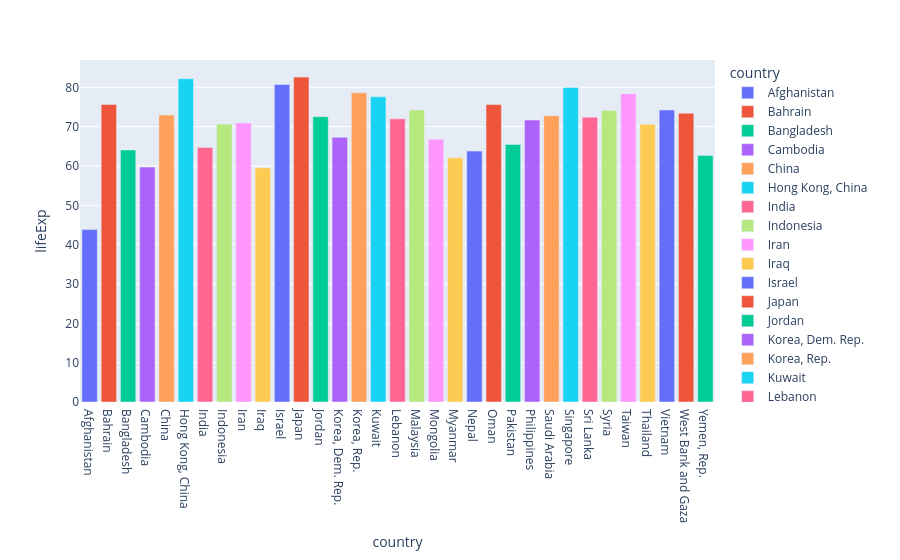

Here is the notebook cell this chart was saved with:
### Code cell
fig  = px.bar(df_f, x='country', y='lifeExp', color = 'country')
fig

### Figure 1 — Plotly figure (JSON) as saved in the notebook; plotly's stock layout.template omitted (floating-point values rounded to 4 significant figures)
{"data": [{"hovertemplate": "country=%{x}<br>lifeExp=%{y}<extra></extra>", "legendgroup": "Afghanistan", "marker": {"color": "#636efa", "pattern": {"shape": ""}}, "name": "Afghanistan", "orientation": "v", "showlegend": true, "textposition": "auto", "type": "bar", "x": ["Afghanistan"], "xaxis": "x", "y": [43.83], "yaxis": "y"}, {"hovertemplate": "country=%{x}<br>lifeExp=%{y}<extra></extra>", "legendgroup": "Bahrain", "marker": {"color": "#EF553B", "pattern": {"shape": ""}}, "name": "Bahrain", "orientation": "v", "showlegend": true, "textposition": "auto", "type": "bar", "x": ["Bahrain"], "xaxis": "x", "y": [75.64], "yaxis": "y"}, {"hovertemplate": "country=%{x}<br>lifeExp=%{y}<extra></extra>", "legendgroup": "Bangladesh", "marker": {"color": "#00cc96", "pattern": {"shape": ""}}, "name": "Bangladesh", "orientation": "v", "showlegend": true, "textposition": "auto", "type": "bar", "x": ["Bangladesh"], "xaxis": "x", "y": [64.06], "yaxis": "y"}, {"hovertemplate": "country=%{x}<br>lifeExp=%{y}<extra></extra>", "legendgroup": "Cambodia", "marker": {"color": "#ab63fa", "pattern": {"shape": ""}}, "name": "Cambodia", "orientation": "v", "showlegend": true, "textposition": "auto", "type": "bar", "x": ["Cambodia"], "xaxis": "x", "y": [59.72], "yaxis": "y"}, {"hovertemplate": "country=%{x}<br>lifeExp=%{y}<extra></extra>", "legendgroup": "China", "marker": {"color": "#FFA15A", "pattern": {"shape": ""}}, "name": "China", "orientation": "v", "showlegend": true, "textposition": "auto", "type": "bar", "x": ["China"], "xaxis": "x", "y": [72.96], "yaxis": "y"}, {"hovertemplate": "country=%{x}<br>lifeExp=%{y}<extra></extra>", "legendgroup": "Hong Kong, China", "marker": {"color": "#19d3f3", "pattern": {"shape": ""}}, "name": "Hong Kong, China", "orientation": "v", "showlegend": true, "textposition": "auto", "type": "bar", "x": ["Hong Kong, China"], "xaxis": "x", "y": [82.21], "yaxis": "y"}, {"hovertemplate": "country=%{x}<br>lifeExp=%{y}<extra></extra>", "legendgroup": "India", "marker": {"color": "#FF6692", "pattern": {"shape": ""}}, "name": "India", "orientation": "v", "showlegend": true, "textposition": "auto", "type": "bar", "x": ["India"], "xaxis": "x", "y": [64.7], "yaxis": "y"}, {"hovertemplate": "country=%{x}<br>lifeExp=%{y}<extra></extra>", "legendgroup": "Indonesia", "marker": {"color": "#B6E880", "pattern": {"shape": ""}}, "name": "Indonesia", "orientation": "v", "showlegend": true, "textposition": "auto", "type": "bar", "x": ["Indonesia"], "xaxis": "x", "y": [70.65], "yaxis": "y"}, {"hovertemplate": "country=%{x}<br>lifeExp=%{y}<extra></extra>", "legendgroup": "Iran", "marker": {"color": "#FF97FF", "pattern": {"shape": ""}}, "name": "Iran", "orientation": "v", "showlegend": true, "textposition": "auto", "type": "bar", "x": ["Iran"], "xaxis": "x", "y": [70.96], "yaxis": "y"}, {"hovertemplate": "country=%{x}<br>lifeExp=%{y}<extra></extra>", "legendgroup": "Iraq", "marker": {"color": "#FECB52", "pattern": {"shape": ""}}, "name": "Iraq", "orientation": "v", "showlegend": true, "textposition": "auto", "type": "bar", "x": ["Iraq"], "xaxis": "x", "y": [59.55], "yaxis": "y"}, {"hovertemplate": "country=%{x}<br>lifeExp=%{y}<extra></extra>", "legendgroup": "Israel", "marker": {"color": "#636efa", "pattern": {"shape": ""}}, "name": "Israel", "orientation": "v", "showlegend": true, "textposition": "auto", "type": "bar", "x": ["Israel"], "xaxis": "x", "y": [80.75], "yaxis": "y"}, {"hovertemplate": "country=%{x}<br>lifeExp=%{y}<extra></extra>", "legendgroup": "Japan", "marker": {"color": "#EF553B", "pattern": {"shape": ""}}, "name": "Japan", "orientation": "v", "showlegend": true, "textposition": "auto", "type": "bar", "x": ["Japan"], "xaxis": "x", "y": [82.6], "yaxis": "y"}, {"hovertemplate": "country=%{x}<br>lifeExp=%{y}<extra></extra>", "legendgroup": "Jordan", "marker": {"color": "#00cc96", "pattern": {"shape": ""}}, "name": "Jordan", "orientation": "v", "showlegend": true, "textposition": "auto", "type": "bar", "x": ["Jordan"], "xaxis": "x", "y": [72.53], "yaxis": "y"}, {"hovertemplate": "country=%{x}<br>lifeExp=%{y}<extra></extra>", "legendgroup": "Korea, Dem. Rep.", "marker": {"color": "#ab63fa", "pattern": {"shape": ""}}, "name": "Korea, Dem. Rep.", "orientation": "v", "showlegend": true, "textposition": "auto", "type": "bar", "x": ["Korea, Dem. Rep."], "xaxis": "x", "y": [67.3], "yaxis": "y"}, {"hovertemplate": "country=%{x}<br>lifeExp=%{y}<extra></extra>", "legendgroup": "Korea, Rep.", "marker": {"color": "#FFA15A", "pattern": {"shape": ""}}, "name": "Korea, Rep.", "orientation": "v", "showlegend": true, "textposition": "auto", "type": "bar", "x": ["Korea, Rep."], "xaxis": "x", "y": [78.62], "yaxis": "y"}, {"hovertemplate": "country=%{x}<br>lifeExp=%{y}<extra></extra>", "legendgroup": "Kuwait", "marker": {"color": "#19d3f3", "pattern": {"shape": ""}}, "name": "Kuwait", "orientation": "v", "showlegend": true, "textposition": "auto", "type": "bar", "x": ["Kuwait"], "xaxis": "x", "y": [77.59], "yaxis": "y"}, {"hovertemplate": "country=%{x}<br>lifeExp=%{y}<extra></extra>", "legendgroup": "Lebanon", "marker": {"color": "#FF6692", "pattern": {"shape": ""}}, "name": "Lebanon", "orientation": "v", "showlegend": true, "textposition": "auto", "type": "bar", "x": ["Lebanon"], "xaxis": "x", "y": [71.99], "yaxis": "y"}, {"hovertemplate": "country=%{x}<br>lifeExp=%{y}<extra></extra>", "legendgroup": "Malaysia", "marker": {"color": "#B6E880", "pattern": {"shape": ""}}, "name": "Malaysia", "orientation": "v", "showlegend": true, "textposition": "auto", "type": "bar", "x": ["Malaysia"], "xaxis": "x", "y": [74.24], "yaxis": "y"}, {"hovertemplate": "country=%{x}<br>lifeExp=%{y}<extra></extra>", "legendgroup": "Mongolia", "marker": {"color": "#FF97FF", "pattern": {"shape": ""}}, "name": "Mongolia", "orientation": "v", "showlegend": true, "textposition": "auto", "type": "bar", "x": ["Mongolia"], "xaxis": "x", "y": [66.8], "yaxis": "y"}, {"hovertemplate": "country=%{x}<br>lifeExp=%{y}<extra></extra>", "legendgroup": "Myanmar", "marker": {"color": "#FECB52", "pattern": {"shape": ""}}, "name": "Myanmar", "orientation": "v", "showlegend": true, "textposition": "auto", "type": "bar", "x": ["Myanmar"], "xaxis": "x", "y": [62.07], "yaxis": "y"}, {"hovertemplate": "country=%{x}<br>lifeExp=%{y}<extra></extra>", "legendgroup": "Nepal", "marker": {"color": "#636efa", "pattern": {"shape": ""}}, "name": "Nepal", "orientation": "v", "showlegend": true, "textposition": "auto", "type": "bar", "x": ["Nepal"], "xaxis": "x", "y": [63.78], "yaxis": "y"}, {"hovertemplate": "country=%{x}<br>lifeExp=%{y}<extra></extra>", "legendgroup": "Oman", "marker": {"color": "#EF553B", "pattern": {"shape": ""}}, "name": "Oman", "orientation": "v", "showlegend": true, "textposition": "auto", "type": "bar", "x": ["Oman"], "xaxis": "x", "y": [75.64], "yaxis": "y"}, {"hovertemplate": "country=%{x}<br>lifeExp=%{y}<extra></extra>", "legendgroup": "Pakistan", "marker": {"color": "#00cc96", "pattern": {"shape": ""}}, "name": "Pakistan", "orientation": "v", "showlegend": true, "textposition": "auto", "type": "bar", "x": ["Pakistan"], "xaxis": "x", "y": [65.48], "yaxis": "y"}, {"hovertemplate": "country=%{x}<br>lifeExp=%{y}<extra></extra>", "legendgroup": "Philippines", "marker": {"color": "#ab63fa", "pattern": {"shape": ""}}, "name": "Philippines", "orientation": "v", "showlegend": true, "textposition": "auto", "type": "bar", "x": ["Philippines"], "xaxis": "x", "y": [71.69], "yaxis": "y"}, {"hovertemplate": "country=%{x}<br>lifeExp=%{y}<extra></extra>", "legendgroup": "Saudi Arabia", "marker": {"color": "#FFA15A", "pattern": {"shape": ""}}, "name": "Saudi Arabia", "orientation": "v", "showlegend": true, "textposition": "auto", "type": "bar", "x": ["Saudi Arabia"], "xaxis": "x", "y": [72.78], "yaxis": "y"}, {"hovertemplate": "country=%{x}<br>lifeExp=%{y}<extra></extra>", "legendgroup": "Singapore", "marker": {"color": "#19d3f3", "pattern": {"shape": ""}}, "name": "Singapore", "orientation": "v", "showlegend": true, "textposition": "auto", "type": "bar", "x": ["Singapore"], "xaxis": "x", "y": [79.97], "yaxis": "y"}, {"hovertemplate": "country=%{x}<br>lifeExp=%{y}<extra></extra>", "legendgroup": "Sri Lanka", "marker": {"color": "#FF6692", "pattern": {"shape": ""}}, "name": "Sri Lanka", "orientation": "v", "showlegend": true, "textposition": "auto", "type": "bar", "x": ["Sri Lanka"], "xaxis": "x", "y": [72.4], "yaxis": "y"}, {"hovertemplate": "country=%{x}<br>lifeExp=%{y}<extra></extra>", "legendgroup": "Syria", "marker": {"color": "#B6E880", "pattern": {"shape": ""}}, "name": "Syria", "orientation": "v", "showlegend": true, "textposition": "auto", "type": "bar", "x": ["Syria"], "xaxis": "x", "y": [74.14], "yaxis": "y"}, {"hovertemplate": "country=%{x}<br>lifeExp=%{y}<extra></extra>", "legendgroup": "Taiwan", "marker": {"color": "#FF97FF", "pattern": {"shape": ""}}, "name": "Taiwan", "orientation": "v", "showlegend": true, "textposition": "auto", "type": "bar", "x": ["Taiwan"], "xaxis": "x", "y": [78.4], "yaxis": "y"}, {"hovertemplate": "country=%{x}<br>lifeExp=%{y}<extra></extra>", "legendgroup": "Thailand", "marker": {"color": "#FECB52", "pattern": {"shape": ""}}, "name": "Thailand", "orientation": "v", "showlegend": true, "textposition": "auto", "type": "bar", "x": ["Thailand"], "xaxis": "x", "y": [70.62], "yaxis": "y"}, {"hovertemplate": "country=%{x}<br>lifeExp=%{y}<extra></extra>", "legendgroup": "Vietnam", "marker": {"color": "#636efa", "pattern": {"shape": ""}}, "name": "Vietnam", "orientation": "v", "showlegend": true, "textposition": "auto", "type": "bar", "x": ["Vietnam"], "xaxis": "x", "y": [74.25], "yaxis": "y"}, {"hovertemplate": "country=%{x}<br>lifeExp=%{y}<extra></extra>", "legendgroup": "West Bank and Gaza", "marker": {"color": "#EF553B", "pattern": {"shape": ""}}, "name": "West Bank and Gaza", "orientation": "v", "showlegend": true, "textposition": "auto", "type": "bar", "x": ["West Bank and Gaza"], "xaxis": "x", "y": [73.42], "yaxis": "y"}, {"hovertemplate": "country=%{x}<br>lifeExp=%{y}<extra></extra>", "legendgroup": "Yemen, Rep.", "marker": {"color": "#00cc96", "pattern": {"shape": ""}}, "name": "Yemen, Rep.", "orientation": "v", "showlegend": true, "textposition": "auto", "type": "bar", "x": ["Yemen, Rep."], "xaxis": "x", "y": [62.7], "yaxis": "y"}], "layout": {"barmode": "relative", "legend": {"title": {"text": "country"}, "tracegroupgap": 0}, "margin": {"t": 60}, "xaxis": {"anchor": "y", "categoryarray": ["Afghanistan", "Bahrain", "Bangladesh", "Cambodia", "China", "Hong Kong, China", "India", "Indonesia", "Iran", "Iraq", "Israel", "Japan", "Jordan", "Korea, Dem. Rep.", "Korea, Rep.", "Kuwait", "Lebanon", "Malaysia", "Mongolia", "Myanmar", "Nepal", "Oman", "Pakistan", "Philippines", "Saudi Arabia", "Singapore", "Sri Lanka", "Syria", "Taiwan", "Thailand", "Vietnam", "West Bank and Gaza", "Yemen, Rep."], "categoryorder": "array", "domain": [0, 1], "title": {"text": "country"}}, "yaxis": {"anchor": "x", "domain": [0, 1], "title": {"text": "lifeExp"}}}}
